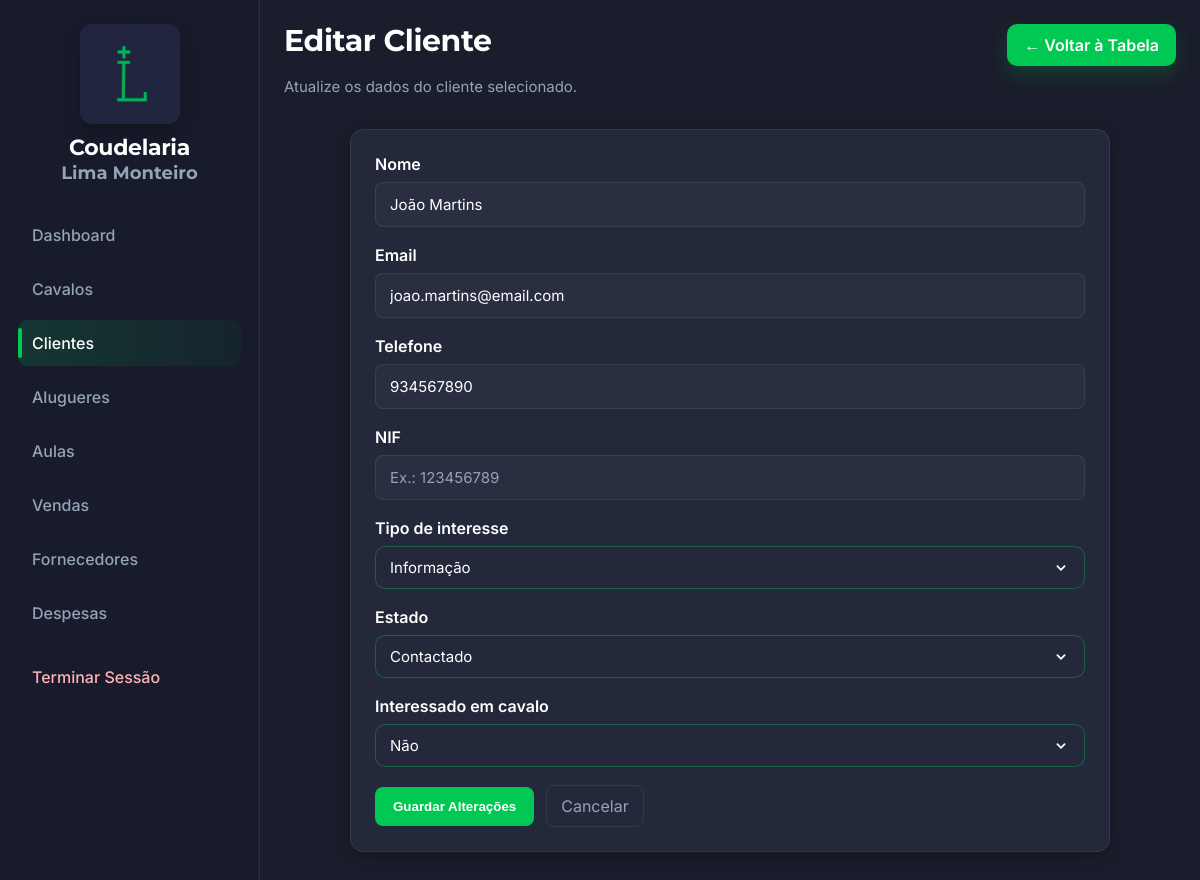
The page /admin/editar-cliente.php?id=2 (signed in) on the database its author committed.
### tables this page shows
CREATE TABLE `clientes` (
  `id` int(11) NOT NULL,
  `nome` varchar(150) NOT NULL,
  `email` varchar(150) NOT NULL,
  `telefone` varchar(30) DEFAULT NULL,
  `nif` varchar(20) DEFAULT NULL,
  `mensagem` text NOT NULL,
  `tipo_interesse` varchar(50) DEFAULT 'compra',
  `estado` varchar(50) DEFAULT 'potencial',
  `criado_em` timestamp NOT NULL DEFAULT current_timestamp()
);

### admin/editar-cliente.php (the view, shortened to what this page needs)
<?php
require_once __DIR__ . '/../backend/conexao.php';
$id = isset($_GET['id']) ? (int) $_GET['id'] : 0;
$stmtCliente = $conn->prepare("SELECT * FROM clientes WHERE id = :id LIMIT 1");
$stmtCliente->execute([':id' => $id]);
$cliente = $stmtCliente->fetch(PDO::FETCH_ASSOC);
$stmtClienteCavalos = $conn->prepare("
    SELECT cavalo_id
    FROM clientes_cavalos
    WHERE cliente_id = :cliente_id
");
$stmtClienteCavalos->execute([':cliente_id' => $id]);
$cavalosSelecionados = $stmtClienteCavalos->fetchAll(PDO::FETCH_COLUMN);
$cavalosSelecionados = array_map('intval', $cavalosSelecionados);
$interesse = !empty($cavalosSelecionados) ? 'sim' : 'nao';
$tipoInteresseAtual = $cliente['tipo_interesse'] ?? '';
$estadoAtual = $cliente['estado'] ?? '';
?>
<!DOCTYPE html>
<html lang="pt">
<head>
    <link rel="stylesheet" href="assets/css/admin.css">
</head>
<body>
    <div class="admin-layout">
        <aside class="admin-sidebar">
            <a href="../public/index.html" class="sidebar-logo-link">
                <div class="sidebar-logo">
                    <img src="assets/img/logo.png" alt="Logo da Coudelaria">
                    <div class="sidebar-titulo">
                        <h2>Coudelaria</h2>
                        <h3>Lima Monteiro</h3>
                    </div>
                </div>
            </a>
            <nav class="sidebar-nav">
                <a href="dashboard.php" class="nav-link">Dashboard</a>
                <a href="cavalos.php" class="nav-link">Cavalos</a>
                <a href="clientes.php" class="nav-link ativo">Clientes</a>
                <a href="alugueres.php" class="nav-link">Alugueres</a>
                <a href="aulas.php" class="nav-link">Aulas</a>
                <a href="vendas.php" class="nav-link">Vendas</a>
                <a href="fornecedores.php" class="nav-link">Fornecedores</a>
                <a href="despesas.php" class="nav-link">Despesas</a>
                <a href="logout.php" class="nav-link nav-link-sair">Terminar Sessão</a>
            </nav>
        </aside>
        <main class="admin-main">
            <header class="admin-header admin-header-flex">
                <div class="admin-header-texto">
                    <h1>Editar Cliente</h1>
                    <p>Atualize os dados do cliente selecionado.</p>
                </div>
                <a href="clientes.php" class="botao-adicionar">← Voltar à Tabela</a>
            </header>
            <section class="admin-form-wrapper">
                <div class="form-container">
                    <form action="../backend/editar-cliente.php" method="POST" novalidate>
                        <div class="campo">
                            <label for="nome">Nome</label>
                            <input
                                type="text"
                                id="nome"
                                name="nome"
                                value="<?= htmlspecialchars($cliente['nome']) ?>"
                                required
                            >
                        </div>
                        <div class="campo">
                            <label for="email">Email</label>
                            <input
                                type="email"
                                id="email"
                                name="email"
                                value="<?= htmlspecialchars($cliente['email']) ?>"
                                required
                            >
                        </div>
                        <div class="campo">
                            <label for="telefone">Telefone</label>
                            <input
                                type="text"
                                id="telefone"
                                name="telefone"
                                value="<?= htmlspecialchars($cliente['telefone'] ?? '') ?>"
                            >
                        </div>
                        <div class="campo">
                            <label for="nif">NIF</label>
                            <input
                                type="text"
                                id="nif"
                                name="nif"
                                maxlength="20"
                                placeholder="Ex.: 123456789"
                                value="<?= htmlspecialchars($cliente['nif'] ?? '') ?>"
                            >
                        </div>
                        <div class="campo">
                            <label for="tipo_interesse">Tipo de interesse</label>
                            <select id="tipo_interesse" name="tipo_interesse" required>
                                <option value="informacao" <?= $tipoInteresseAtual === 'informacao' ? 'selected' : '' ?>>Informação</option>
                            </select>
                        </div>
                        <div class="campo">
                            <label for="estado">Estado</label>
                            <select id="estado" name="estado" required>
                                <option value="contactado" <?= $estadoAtual === 'contactado' ? 'selected' : '' ?>>Contactado</option>
                            </select>
                        </div>
                        <div class="campo">
                            <label for="interesse">Interessado em cavalo</label>
                            <select id="interesse" name="interesse" onchange="toggleCavalo()" required>
                                <option value="nao" <?= $interesse === 'nao' ? 'selected' : '' ?>>Não</option>
                            </select>
                        </div>
                        <div class="acoes-formulario">
                            <button type="submit" class="btn-editar btn-form-principal">Guardar Alterações</button>
                            <a href="clientes.php" class="btn-cancelar">Cancelar</a>
                        </div>
                    </form>
                </div>
            </section>
        </main>
    </div>
</body>
</html>

### rows shown on the page
clientes: nome "João Martins", email "joao.martins@email.com", telefone "934567890", tipo_interesse "Informação", estado "Contactado"
